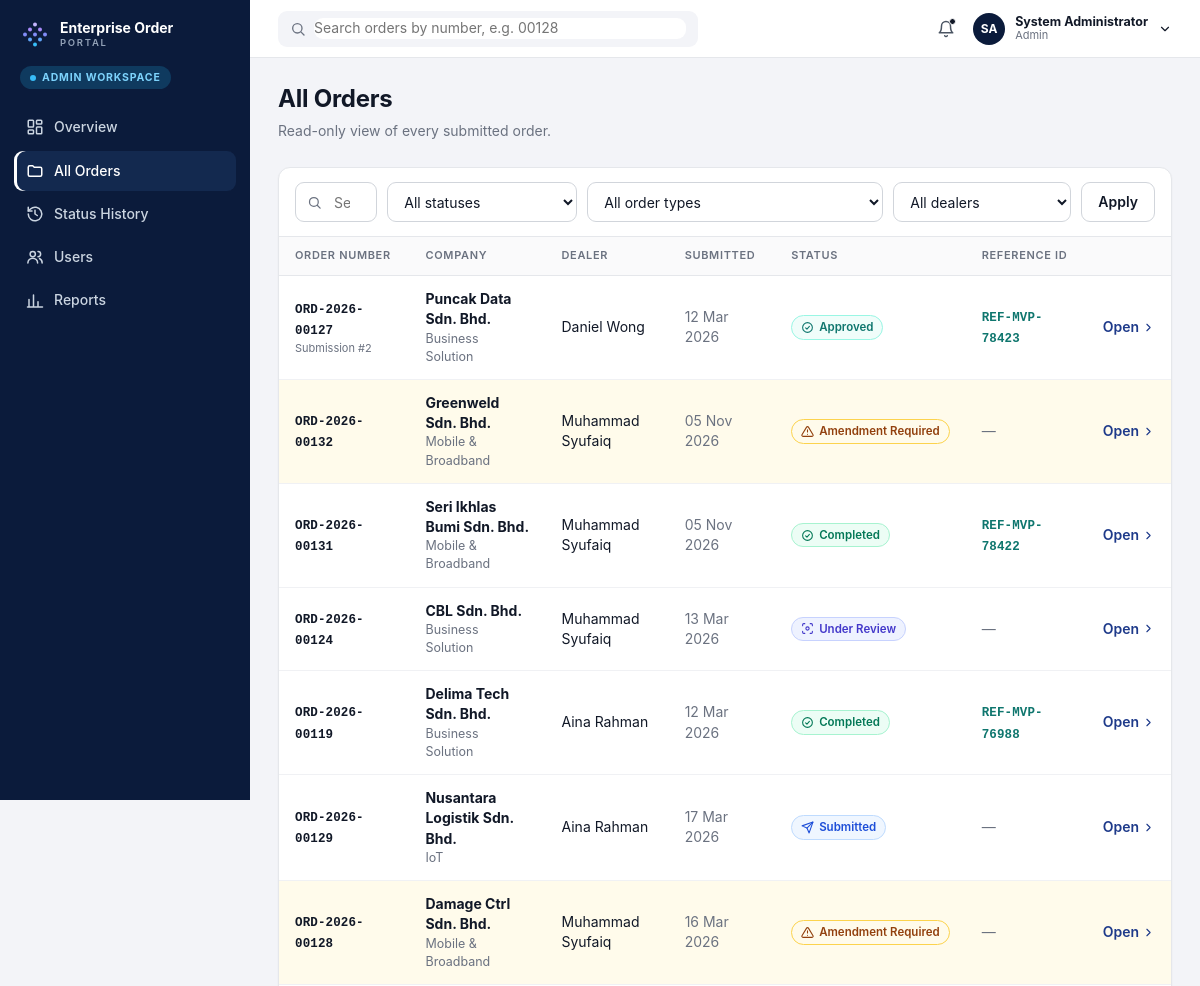
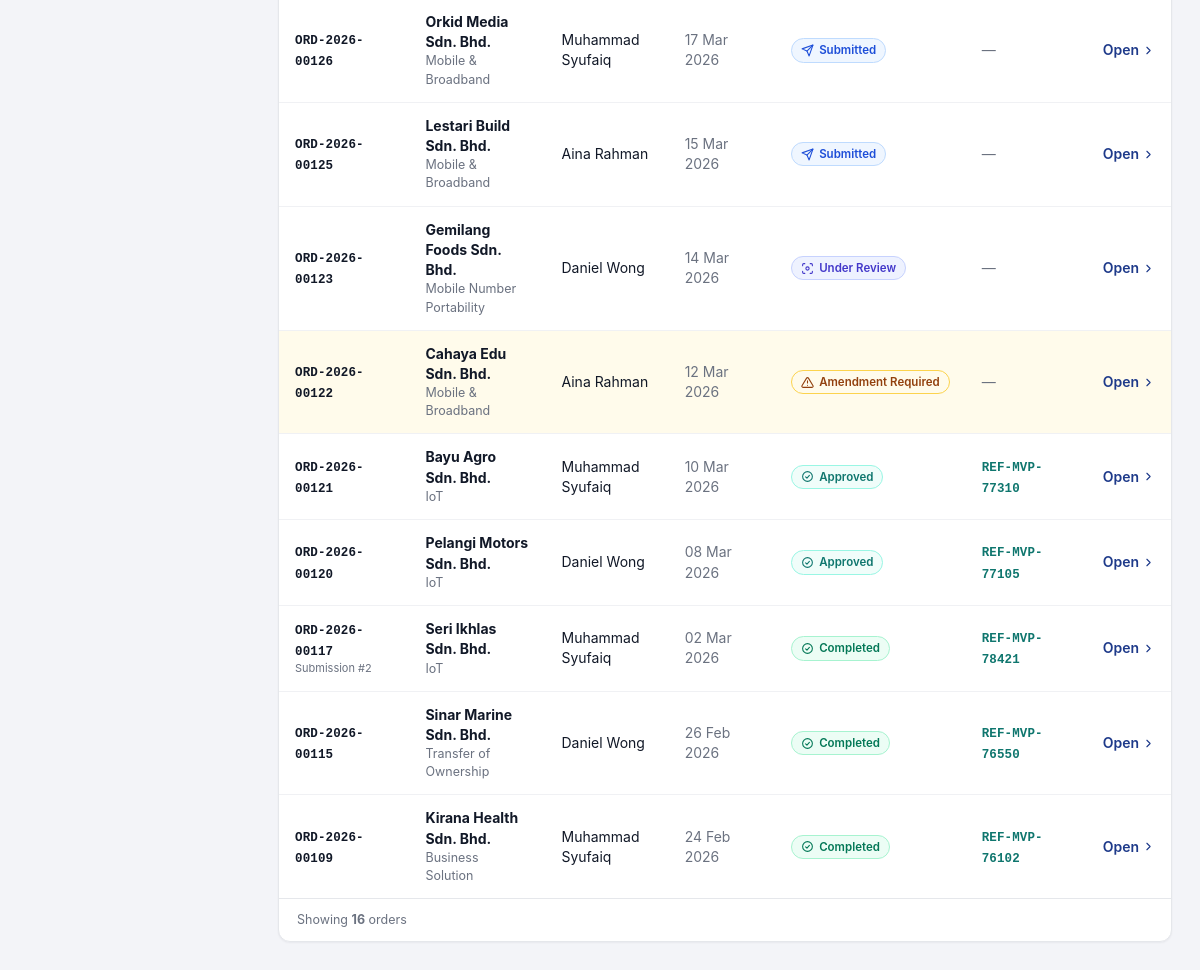
/admin/orders (signed in), run on the app's committed database (2 pictures, top to bottom).
### tables this page shows
CREATE TABLE users (
    id      INTEGER PRIMARY KEY AUTOINCREMENT,
    name    TEXT NOT NULL,
    short_name TEXT NOT NULL,          -- how we greet them: 'Syufaiq'
    email   TEXT NOT NULL UNIQUE,
    role    TEXT NOT NULL,            -- 'dealer', 'processor' or 'admin'
    team    TEXT,
    region  TEXT,
    status  TEXT DEFAULT 'Active',
    last_active TEXT
);

CREATE TABLE orders (
    id                  INTEGER PRIMARY KEY AUTOINCREMENT,
    order_number        TEXT NOT NULL UNIQUE,      -- e.g. ORD-2026-00128
    dealer_id           INTEGER NOT NULL REFERENCES users(id),
    status              TEXT NOT NULL,
    order_type          TEXT,                      -- e.g. Mobile & Broadband (empty in a new draft)
    registration_type   TEXT,                      -- e.g. New Connection
    customer_type       TEXT DEFAULT 'Corporate Account',  -- or Corporate Individual
    created_at          TEXT NOT NULL,             -- 'YYYY-MM-DD HH:MM'
    updated_at          TEXT NOT NULL,
    submitted_at        TEXT,
    reference_id        TEXT,
    submissions         INTEGER NOT NULL DEFAULT 0,
    amendment_cycles    INTEGER NOT NULL DEFAULT 0,
    other_requirements  TEXT,

    -- Customer information
    company_name        TEXT,                      -- empty until step 2 is filled in
    brn                 TEXT,                      -- new business registration no.
    old_brn             TEXT,
    tin                 TEXT,                      -- tax identification no.
    sst_no              TEXT,
    existing_account_no TEXT,
    address             TEXT,
    city                TEXT,
    postcode            TEXT,
    contact_name        TEXT,
    contact_id_no       TEXT,
    contact_designation TEXT,
    contact_phone       TEXT,
    contact_email       TEXT,

    -- Internal processing information
    partner_name        TEXT,
    channel             TEXT,
    region              TEXT,
    account_manager     TEXT,
    customer_category   TEXT,
    site_contact_name   TEXT,
    site_contact_number TEXT,
    device_model        TEXT,
    device_quantity     INTEGER,
    service_address     TEXT,
    installation_address TEXT,
    internal_notes      TEXT,

    -- Amendment (only filled when a Processor returns the order)
    amendment_category  TEXT,
    amendment_reason    TEXT,
    amendment_sections  TEXT,                      -- comma separated
    amendment_by        TEXT,
    amendment_at        TEXT,
    amendment_due       TEXT,

    -- Approval / completion
    approved_by         TEXT,
    approved_at         TEXT,
    completed_by        TEXT,
    completed_at        TEXT
);

### portal/staff.py (the view)
@admin.route("/orders")
@login_required("admin")
def all_orders():
    sql, params, f = _filtered_orders(include_dealer_filter=True)
    rows = get_db().execute(sql + " ORDER BY o.updated_at DESC", params).fetchall()
    dealers = get_db().execute("SELECT id, name FROM users WHERE role = 'dealer' ORDER BY name").fetchall()
    return render_template("staff/orders.html", active="all", orders=rows, f=f,
                           title="All Orders", subtitle="Read-only view of every submitted order.",
                           endpoint="admin.all_orders", detail_endpoint="admin.order_detail",
                           status_choices=[s for s in C.STATUSES if s != "Draft"],
                           show_dealer=True, dealers=dealers)

### portal/auth.py (called while the page is built)
@bp.before_app_request
def load_logged_in_user():
    user_id = session.get("user_id")
    if user_id is None:
        g.user = None
    else:
        g.user = get_db().execute(
            "SELECT * FROM users WHERE id = ?", (user_id,)
        ).fetchone()

def login_required(*roles):
    def decorator(view):
        @functools.wraps(view)
        def wrapped(**kwargs):
            if g.user is None:
                return redirect(url_for("auth.login"))
            if roles and g.user["role"] not in roles:
                abort(403)  # signed in, but this page is for another role
            return view(**kwargs)
        return wrapped
    return decorator

### portal/db.py (called while the page is built)
def get_db():
    if "db" not in g:
        g.db = sqlite3.connect(current_app.config["DATABASE"])
        g.db.row_factory = sqlite3.Row
    return g.db

### portal/helpers.py (called while the page is built, shortened)
def _parse(value):
    if isinstance(value, datetime):
        return value
    return datetime.strptime(value, DT_FORMAT)

def fmt_date(value):
    if not value:
        return "—"
    d = _parse(value if len(value) > 10 else value + " 00:00")
    return f"{d.day:02d} {d:%b %Y}"

def slug(value):
    return value.lower().replace(" ", "-")

def initials(name):
    parts = name.split()
    return (parts[0][0] + parts[-1][0]).upper() if parts else "?"

def nav_for(user, db):
    role = user["role"]
    return [
        ("overview", "Overview", "dashboard", url_for("admin.overview"), None),
        ("all", "All Orders", "folder", url_for("admin.all_orders"), None),
        ("history", "Status History", "history", url_for("admin.history"), None),
        ("users", "Users", "users", url_for("admin.users"), None),
        ("reports", "Reports", "chart", url_for("admin.reports"), None),
    ]

def init_app(app):
    app.jinja_env.filters.update(
        date=fmt_date, time=fmt_time, dt=fmt_datetime, money=fmt_money,
        mask_id=mask_id, mask_brn=mask_brn, mask_account=mask_account,
        slug=slug, csv=split_csv, initials=initials,
    )
    @app.context_processor
    def inject_globals():
        from .db import get_db
        user = getattr(g, "user", None)
        data = dict(C=C, current_user=user, nav_items=[], workspace_label="")
        if user is not None:
            data["nav_items"] = nav_for(user, get_db())
            data["workspace_label"] = WORKSPACE_LABEL[user["role"]]
        return data

### portal/templates/staff/orders.html (shortened to what this page needs)
{% extends "base.html" %}
{% from "_macros.html" import icon, status_pill %}
{% block content %}
<div class="page-head"><div><h1>{{ title }}</h1><p class="muted">{{ subtitle }}</p></div></div>
<section class="card">
  <form class="filters" method="get" action="{{ url_for(endpoint) }}">
    <div class="input-icon grow">{{ icon('search', 15) }}
      <input type="search" name="q" value="{{ f.q }}" placeholder="Search order number or company"></div>
    <select name="status" onchange="this.form.submit()">
      <option value="">All statuses</option>
    </select>
    <select name="type" onchange="this.form.submit()">
      <option value="">All order types</option>
    </select>
    {% if dealers %}
    <select name="dealer" onchange="this.form.submit()">
      <option value="">All dealers</option>
    </select>{% endif %}
    <button class="btn btn-outline" type="submit">Apply</button>
  </form>
  <div class="table-scroll"><table class="table">
    <thead><tr><th>Order number</th><th>Company</th><th>Dealer</th><th>Submitted</th><th>Status</th><th>Reference ID</th><th></th></tr></thead>
    <tbody>
      {% for o in orders %}
      <tr class="{{ 'row-amend' if o.status == 'Amendment Required' }}">
        <td><span class="mono">{{ o.order_number }}</span>{% if o.submissions > 1 %}<div class="muted tiny">Submission #{{ o.submissions }}</div>{% endif %}</td>
        <td><b>{{ o.company_name or '—' }}</b><div class="muted small">{{ o.order_type or '—' }}</div></td>
        <td>{{ o.dealer_name }}</td>
        <td class="muted">{{ o.submitted_at|date }}</td>
        <td>{{ status_pill(o.status) }}</td>
        <td>{% if o.reference_id %}<span class="mono ref">{{ o.reference_id }}</span>{% else %}<span class="muted">&mdash;</span>{% endif %}</td>
        <td class="right"><a class="link-strong" href="{{ url_for(detail_endpoint, order_number=o.order_number) }}">Open {{ icon('chevron-right', 13) }}</a></td>
      </tr>
      {% else %}<tr><td colspan="7" class="muted center pad">No orders match your filters.</td></tr>{% endfor %}
    </tbody></table></div>
  <div class="table-foot"><span class="muted small">Showing <b>{{ orders|length }}</b> order{{ 's' if orders|length != 1 }}</span></div>
</section>
{% endblock %}

### portal/templates/base.html (shortened to what this page needs)
<!doctype html>
{% from "_macros.html" import icon, logo %}
<html lang="en">
<head>
  <link rel="stylesheet" href="{{ url_for('static', filename='css/app.css') }}">
</head>
<body>
{% block body %}
<div class="app">
  <aside class="sidebar">
    <a class="brand" href="{{ url_for('auth.index') }}">
      {{ logo(30) }}
      <span class="brand-text"><b>Enterprise Order</b><small>PORTAL</small></span>
    </a>
    <div class="workspace-badge"><span class="dot"></span>{{ workspace_label }}</div>
    <nav class="nav">
      {% for key, label, icon_name, url, badge in nav_items %}
      <a class="nav-item {% if key == active %}active{% endif %}" href="{{ url }}">
        {{ icon(icon_name, 18) }}<span>{{ label }}</span>
      </a>
      {% endfor %}
    </nav>
  </aside>
  <div class="main">
    <header class="topbar">
      {% if current_user.role == 'dealer' %}
      <form class="search" action="{{ url_for('dealer.search') }}" method="get" role="search">
        {{ icon('search', 16) }}
        <input type="search" name="q" placeholder="Search my orders by number, e.g. 00128" aria-label="Search orders">
      </form>
      {% else %}
      <div class="search">
        {{ icon('search', 16) }}
        <input type="search" placeholder="Search orders by number, e.g. 00128" disabled aria-label="Search orders">
      </div>
      {% endif %}
      <div class="topbar-right">
        <span class="bell">{{ icon('bell', 18) }}<i class="bell-dot"></i></span>
        <details class="user-menu">
          <summary>
            <span class="avatar">{{ current_user.name|initials }}</span>
            <span class="user-text"><b>{{ current_user.name }}</b><small>{{ current_user.role|capitalize }}</small></span>
            {{ icon('chevron-down', 14) }}
          </summary>
        </details>
      </div>
    </header>
    <main class="content">
      {% block content %}{% endblock %}
    </main>
  </div>
</div>
{% endblock %}
</body>
</html>

### portal/templates/_macros.html (shortened to what this page needs)
{% macro icon(name, size=16) -%}
<svg class="icon" width="{{ size }}" height="{{ size }}" viewBox="0 0 24 24" fill="none" stroke="currentColor" stroke-width="2" stroke-linecap="round" stroke-linejoin="round" aria-hidden="true">{{ paths.get(name, '')|safe }}</svg>
{%- endmacro %}
{% macro status_pill(status) -%}
<span class="pill pill-{{ status|slug }}">{{ icon(status_icon_name(status)|trim, 13) }}{{ status }}</span>
{%- endmacro %}
{% macro logo(size=28) -%}
<svg width="{{ size }}" height="{{ size }}" viewBox="0 0 24 24" aria-hidden="true">
  <circle cx="12" cy="3.5" r="1.6" fill="#c4b5fd"/>
  <circle cx="8" cy="7.5" r="1.6" fill="#a78bfa"/><circle cx="16" cy="7.5" r="1.6" fill="#a78bfa"/>
  <circle cx="4" cy="11.5" r="1.6" fill="#818cf8"/><circle cx="12" cy="11.5" r="1.6" fill="#818cf8"/><circle cx="20" cy="11.5" r="1.6" fill="#818cf8"/>
  <circle cx="8" cy="15.5" r="1.6" fill="#60a5fa"/><circle cx="16" cy="15.5" r="1.6" fill="#60a5fa"/>
  <circle cx="12" cy="19.5" r="1.6" fill="#38bdf8"/>
</svg>
{%- endmacro %}

### data on the page
users: name|initials "SA", name "System Administrator", role "Admin"
orders: order_number "ORD-2026-00127", submissions "2", company_name "Puncak Data Sdn. Bhd.", order_type "Business Solution", dealer_name "Daniel Wong", submitted_at "12 Mar 2026", status "Approved", reference_id "REF-MVP-78423", {{ size }} 13 (drawn)
orders: order_number "ORD-2026-00132", company_name "Greenweld Sdn. Bhd.", order_type "Mobile & Broadband", dealer_name "Muhammad Syufaiq", submitted_at "05 Nov 2026", status "Amendment Required", {{ size }} 13 (drawn)
orders: order_number "ORD-2026-00131", company_name "Seri Ikhlas Bumi Sdn. Bhd.", order_type "Mobile & Broadband", dealer_name "Muhammad Syufaiq", submitted_at "05 Nov 2026", status "Completed", reference_id "REF-MVP-78422", {{ size }} 13 (drawn)
orders: order_number "ORD-2026-00124", company_name "CBL Sdn. Bhd.", order_type "Business Solution", dealer_name "Muhammad Syufaiq", submitted_at "13 Mar 2026", status "Under Review", {{ size }} 13 (drawn)
orders: order_number "ORD-2026-00119", company_name "Delima Tech Sdn. Bhd.", order_type "Business Solution", dealer_name "Aina Rahman", submitted_at "12 Mar 2026", status "Completed", reference_id "REF-MVP-76988", {{ size }} 13 (drawn)
orders: order_number "ORD-2026-00129", company_name "Nusantara Logistik Sdn. Bhd.", order_type "IoT", dealer_name "Aina Rahman", submitted_at "17 Mar 2026", status "Submitted", {{ size }} 13 (drawn)
orders: order_number "ORD-2026-00128", company_name "Damage Ctrl Sdn. Bhd.", order_type "Mobile & Broadband", dealer_name "Muhammad Syufaiq", submitted_at "16 Mar 2026", status "Amendment Required", {{ size }} 13 (drawn)
orders: order_number "ORD-2026-00126", company_name "Orkid Media Sdn. Bhd.", order_type "Mobile & Broadband", dealer_name "Muhammad Syufaiq", submitted_at "17 Mar 2026", status "Submitted", {{ size }} 13 (drawn)
orders: order_number "ORD-2026-00125", company_name "Lestari Build Sdn. Bhd.", order_type "Mobile & Broadband", dealer_name "Aina Rahman", submitted_at "15 Mar 2026", status "Submitted", {{ size }} 13 (drawn)
orders: order_number "ORD-2026-00123", company_name "Gemilang Foods Sdn. Bhd.", order_type "Mobile Number Portability", dealer_name "Daniel Wong", submitted_at "14 Mar 2026", status "Under Review", {{ size }} 13 (drawn)
orders: order_number "ORD-2026-00122", company_name "Cahaya Edu Sdn. Bhd.", order_type "Mobile & Broadband", dealer_name "Aina Rahman", submitted_at "12 Mar 2026", status "Amendment Required", {{ size }} 13 (drawn)
orders: order_number "ORD-2026-00121", company_name "Bayu Agro Sdn. Bhd.", order_type "IoT", dealer_name "Muhammad Syufaiq", submitted_at "10 Mar 2026", status "Approved", reference_id "REF-MVP-77310", {{ size }} 13 (drawn)
orders: order_number "ORD-2026-00120", company_name "Pelangi Motors Sdn. Bhd.", order_type "IoT", dealer_name "Daniel Wong", submitted_at "08 Mar 2026", status "Approved", reference_id "REF-MVP-77105", {{ size }} 13 (drawn)
orders: order_number "ORD-2026-00117", submissions "2", company_name "Seri Ikhlas Sdn. Bhd.", order_type "IoT", dealer_name "Muhammad Syufaiq", submitted_at "02 Mar 2026", status "Completed", reference_id "REF-MVP-78421", {{ size }} 13 (drawn)
orders: order_number "ORD-2026-00115", company_name "Sinar Marine Sdn. Bhd.", order_type "Transfer of Ownership", dealer_name "Daniel Wong", submitted_at "26 Feb 2026", status "Completed", reference_id "REF-MVP-76550", {{ size }} 13 (drawn)
orders: order_number "ORD-2026-00109", company_name "Kirana Health Sdn. Bhd.", order_type "Business Solution", dealer_name "Muhammad Syufaiq", submitted_at "24 Feb 2026", status "Completed", reference_id "REF-MVP-76102", {{ size }} 13 (drawn)

### other printed values
{{ workspace_label }} "ADMIN WORKSPACE"
{{ label }} "Overview" "All Orders" "Status History" "Users" "Reports"
{{ title }} "All Orders"
{{ subtitle }} "Read-only view of every submitted order."
{{ orders|length }} "16"
{{ 's' if orders|length != 1 }} "s"
